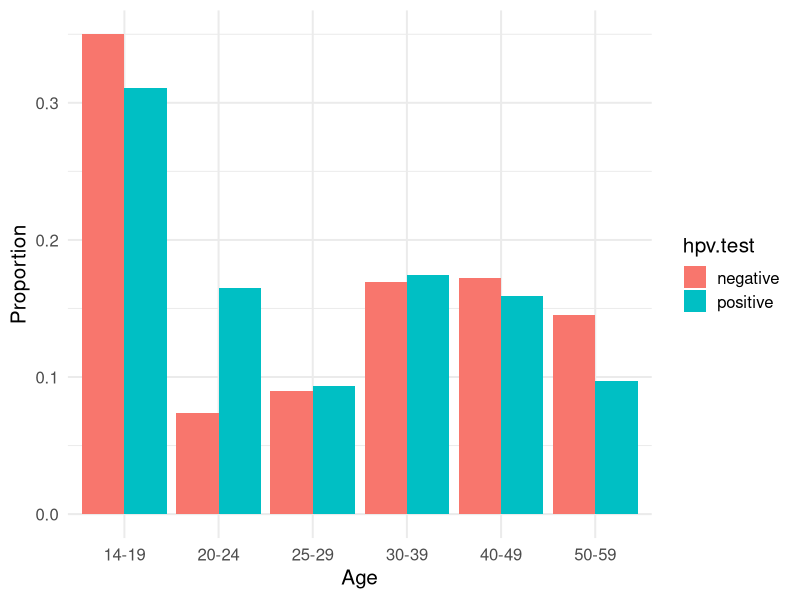

The R script that drew this image:
## ---- chunk 1
library(knitr) # for include_graphics() 
library(dplyr)
## ---- chunk 2
pchisq(q = 18.9972, df = 1, lower.tail = F) #df = (2-1)(2-1) = 1
## ---- chunk 3
library(tibble)
two_way <- tribble(~ sandwich, ~ nosandwich,
                     109,        4, #row for Illness
                     116,         34) #row for no Illness
## ---- chunk 4
chisq.test(two_way, correct = F) #not using Yates' correction for continuity
## ---- chunk 5
chisq.test(two_way, correct = T) #using Yates' correction for continuity
## ---- chunk 6
age.group <- rep(c("14-19", "20-24", "25-29", "30-39", "40-49", "50-59"), 2)
hpv.test <- c(rep("positive", 6), rep("negative", 6))
number.of.women <- c(160, 85, 48, 90, 82, 50, 
                     492, 104, 126, 238, 242, 204)

hpv.data <- data.frame(age.group, hpv.test, number.of.women)

library(dplyr)
library(ggplot2)
hpv.data <- hpv.data %>% group_by(hpv.test) %>% 
  mutate(sum.women = sum(number.of.women),
         prop.women.age = number.of.women/sum.women)

ggplot(hpv.data, aes(x = age.group, y = prop.women.age)) + 
  geom_bar(aes(fill = hpv.test), stat = "identity", position = "dodge") +
  theme_minimal(base_size = 15) +
  labs(y = "Proportion", x = "Age", main = "Conditional distribution of age by HPV status")
## ---- chunk 7
pchisq(40.55353, df=5, lower.tail=F)
## ---- chunk 8
library(tibble)
n_way <- tribble(~ HPV, ~ noHPV,
                   160,492,
                   85,104,
                   48,126,
                   90,238,
                   82,242,
                   50,204) 
chisq.test(n_way, correct=F)
